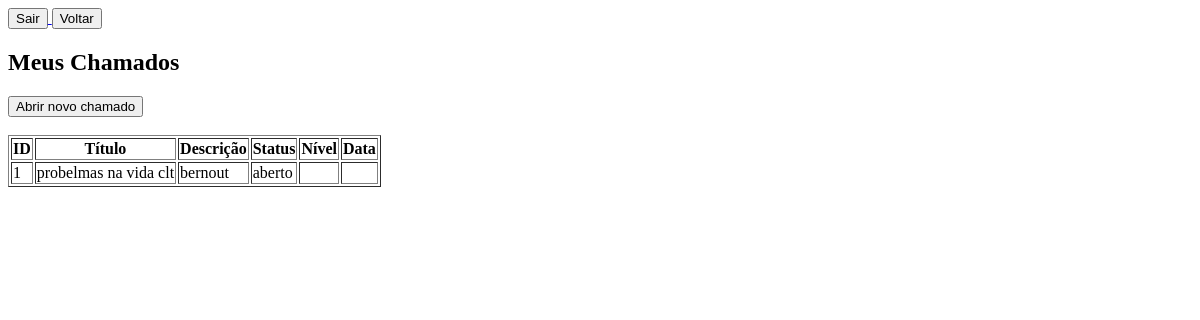
Page /meus_chamados (signed in) on the earlier database version.
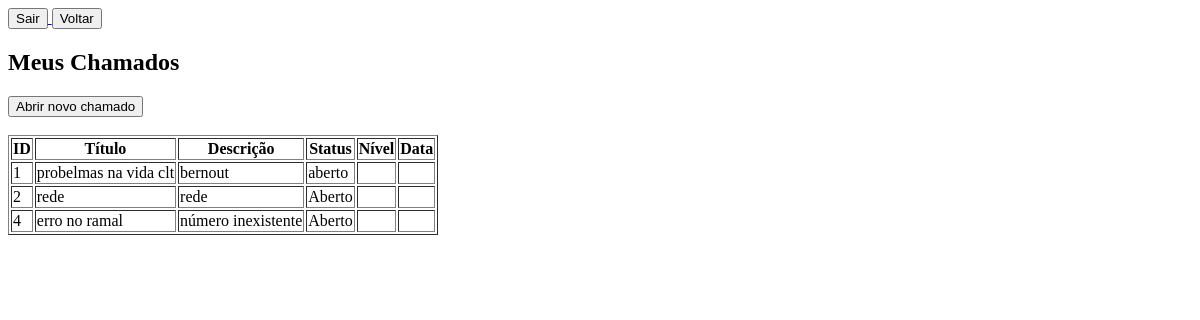
Same page on the later database version.
### tables this page shows
CREATE TABLE chamados (
    id INTEGER PRIMARY KEY AUTOINCREMENT,
    titulo TEXT NOT NULL,
    descricao TEXT NOT NULL,
    status TEXT NOT NULL,
    usuario TEXT NOT NULL
);

### web.py (the view)
@app.route("/meus_chamados")
def meus_chamados():
    if "usuario" not in session:
        return redirect(url_for("login"))
    conexao = get_db_connection()
    cursor = conexao.cursor()
    cursor.execute(
        "SELECT * FROM chamados WHERE usuario = ?",
        (session["usuario"],)
    )
    chamados = cursor.fetchall()
    conexao.close()
    return render_template("meus_chamados.html", chamados=chamados)

### web.py (called while the page is built)
def get_db_connection():
    BASE_DIR = os.path.dirname(os.path.abspath(__file__))
    db_path = os.path.join(BASE_DIR, "database.db")
    conn = sqlite3.connect(db_path)
    conn.row_factory = sqlite3.Row
    return conn

### templates/meus_chamados.html (shortened to what this page needs)
<a href="/logout">
    <button>Sair</button>
</a>
<button onclick="history.back()">Voltar</button>
<h2>Meus Chamados</h2>
<a href="/abrir_chamado">
    <button>Abrir novo chamado</button>
</a>
<table border="1">
    <tr>
        <th>ID</th>
        <th>Título</th>
        <th>Descrição</th>
        <th>Status</th>
        <th>Nível</th>
        <th>Data</th>
    </tr>
    {% for chamado in chamados %}
    <tr>
        <td>{{ chamado["id"] }}</td>
        <td>{{ chamado["titulo"] }}</td>
        <td>{{ chamado["descricao"] }}</td>
        <td>{{ chamado["status"] }}</td>
        <td>{{ chamado["nivel"] }}</td>
        <td>{{ chamado["data"] }}</td>
    </tr>
    {% endfor %}
</table>

Differences in the rows shown:
added chamados: id "2", titulo "rede", descricao "rede", status "Aberto"
added chamados: id "4", titulo "erro no ramal", descricao "número inexistente", status "Aberto"
